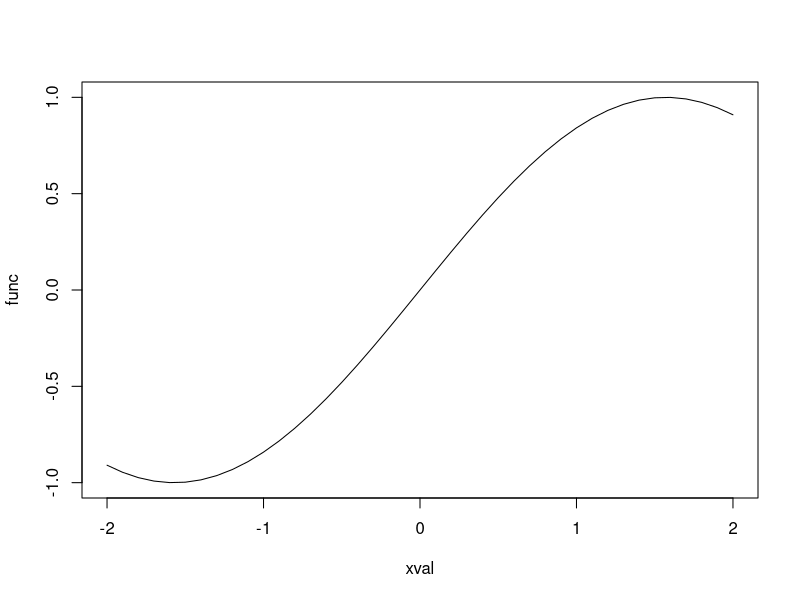
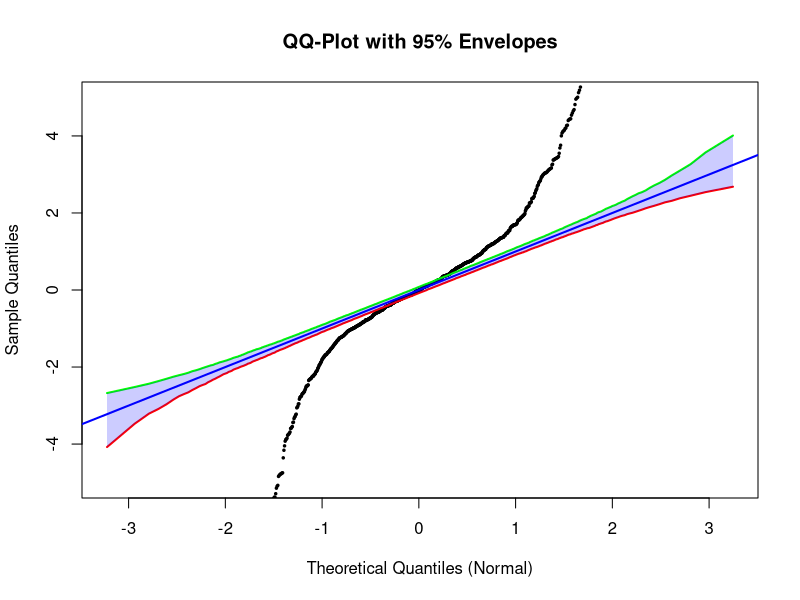
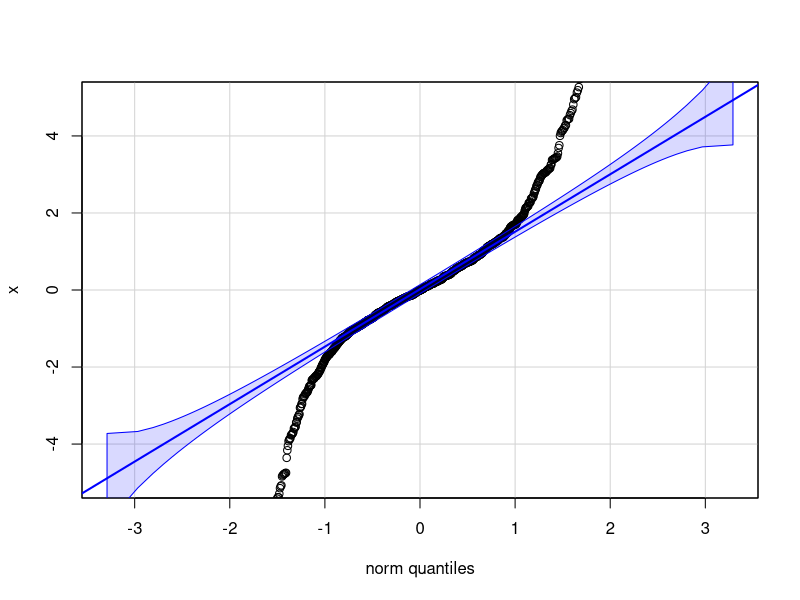

Here is the R script that generated these plots, in order:
## ---- chunk 1
xval <- seq(-2,2,0.1)
func <- sin(xval)
plot(xval, func, "l")
## ---- chunk 2
set.seed(500)
x <- rt(1000, 1)
n <- length(x)
x_sorted <- sort(x)

#generating theoretical normal order statistics using stimulation
B <- 1000
Z <- matrix(rnorm(n * B), nrow = n, ncol = B)
Z_sorted <- apply(Z, 2, sort)

#95% envelope
theoretical <- rowMeans(Z_sorted)
lower <- apply(Z_sorted, 1, quantile, probs = 0.025)
upper <- apply(Z_sorted, 1, quantile, probs = 0.975)

#qqplot
plot(theoretical, x_sorted, pch = 20, cex = 0.5,
     xlab = "Theoretical Quantiles (Normal)",
     ylab = "Sample Quantiles",
     main = "QQ-Plot with 95% Envelopes",
     ylim = c(-5, 5))

lines(theoretical, lower, col = "red", lwd = 2)
lines(theoretical, upper, col = "green", lwd = 2)

polygon(
  c(theoretical, rev(theoretical)),
  c(upper, rev(lower)),
  col = rgb(0, 0, 1, 0.2),
  border = NA
)


abline(0, 1, col = "blue", lwd = 2)

## ---- chunk 3
#| message: false
#| warning: false
library(car)
qqPlot(x, envelope = 0.95, ylim = c(-5, 5))
